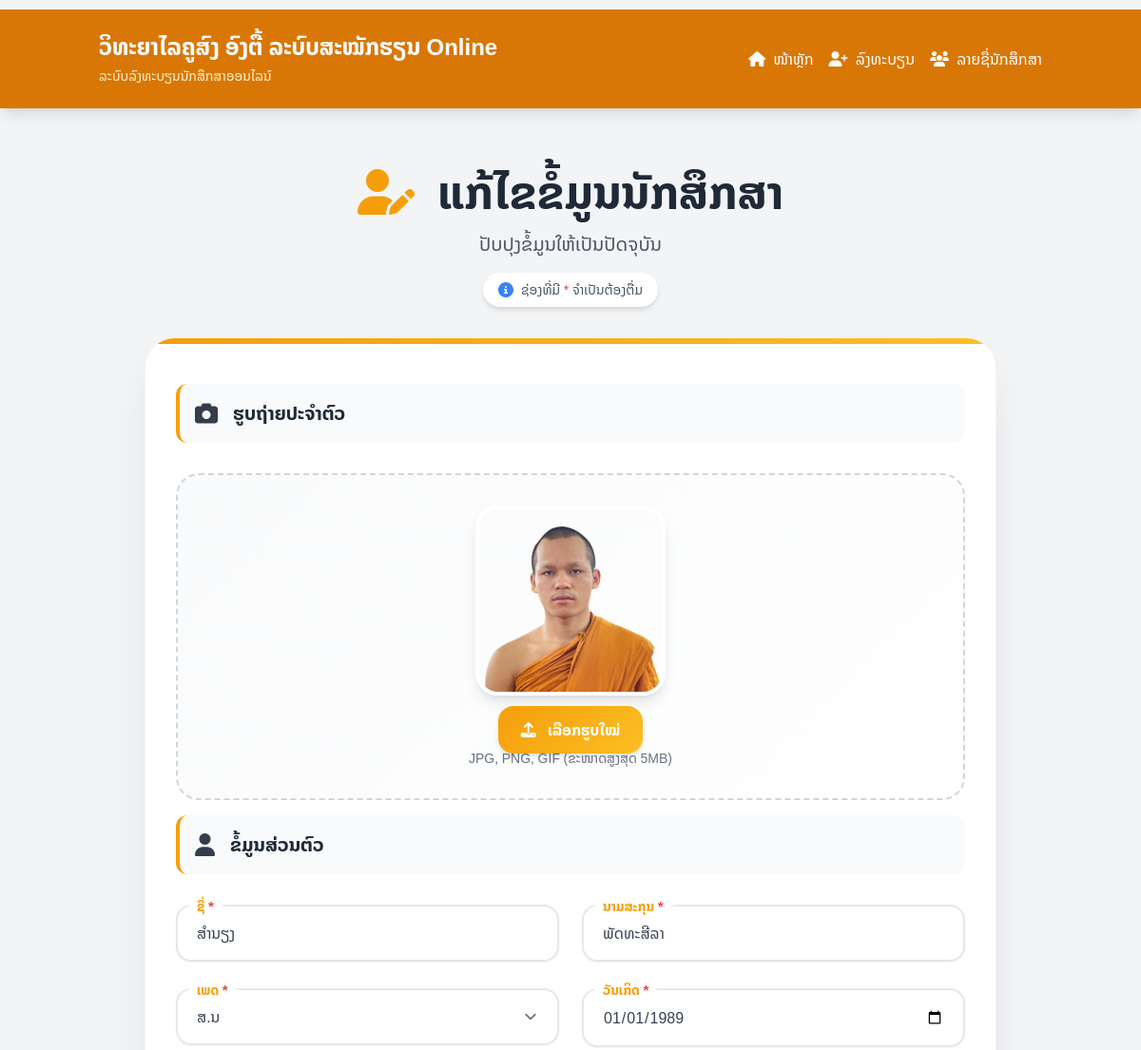
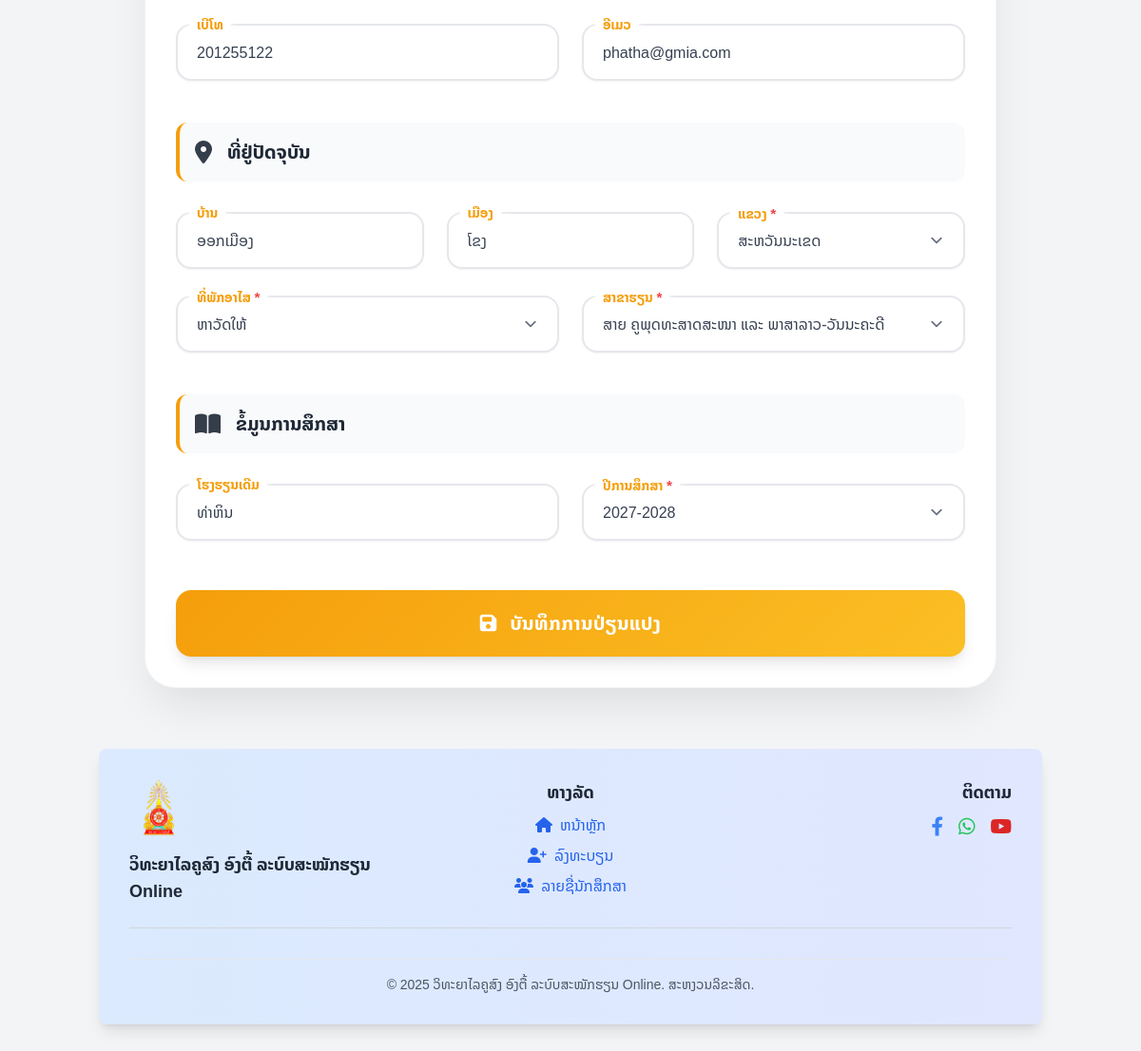
The page /index.php?page=student-edit&id=43 on the database its author committed (2 pictures, top to bottom).
### tables this page shows
CREATE TABLE `students` (
  `id` int(11) NOT NULL,
  `first_name` varchar(100) NOT NULL,
  `last_name` varchar(100) NOT NULL,
  `gender` enum('ພຣະ','ສ.ນ','ຊາຍ','ຍິງ','ອຶ່ນໆ') NOT NULL,
  `dob` date NOT NULL,
  `email` varchar(100) DEFAULT NULL,
  `phone` varchar(20) DEFAULT NULL,
  `village` varchar(100) DEFAULT NULL,
  `district` varchar(100) DEFAULT NULL,
  `province` varchar(100) DEFAULT NULL,
  `accommodation_type` enum('ຫາວັດໃຫ້','ມີວັດຢູ່ແລ້ວ') DEFAULT 'ມີວັດຢູ່ແລ້ວ',
  `photo` varchar(255) DEFAULT NULL,
  `registered_at` datetime DEFAULT current_timestamp(),
  `created_at` timestamp NOT NULL DEFAULT current_timestamp(),
  `major_id` int(11) DEFAULT NULL,
  `academic_year_id` int(11) DEFAULT NULL,
  `previous_school` varchar(255) DEFAULT NULL
);

CREATE TABLE `majors` (
  `id` int(11) NOT NULL,
  `name` varchar(100) NOT NULL,
  `code` varchar(10) DEFAULT NULL,
  `description` text DEFAULT NULL
);

CREATE TABLE `academic_years` (
  `id` int(11) NOT NULL,
  `year` varchar(9) NOT NULL
);

### src/classes/Student.php (called while the page is built, shortened)
<?php
class Student {
    private $conn;
    public function __construct($db) {
        $this->conn = $db;
    }
    public function readOne($id) {
        try {
            $query = "SELECT * FROM students WHERE id = :id LIMIT 0,1";
            $stmt = $this->conn->prepare($query);
            $stmt->bindParam(':id', $id, PDO::PARAM_INT);
            $stmt->execute();
            $row = $stmt->fetch(PDO::FETCH_ASSOC);
            if ($row) {
                return $row;
            }
            return false;
        } catch (PDOException $e) {
            error_log("Database error in Student::readOne(): " . $e->getMessage());
            return false;
        }
    }
    public function getAllAcademicYears() {
        $query = "SELECT id, year FROM academic_years ORDER BY year DESC";
        $stmt = $this->conn->prepare($query);
        $stmt->execute();
        return $stmt->fetchAll(PDO::FETCH_ASSOC);
    }
}
?>

### src/classes/Major.php (called while the page is built, shortened)
<?php
class Major {
    private $conn;
    private $table_name = "majors";
    public function __construct($db) {
        $this->conn = $db;
    }
    public function readAll() {
        try {
            $query = "SELECT id, name, description FROM " . $this->table_name . " ORDER BY name";
            $stmt = $this->conn->prepare($query);
            $stmt->execute();
            return $stmt->fetchAll(PDO::FETCH_ASSOC);
        } catch (PDOException $e) {
            error_log("Database error in Major::readAll(): " . $e->getMessage());
            return [];
        }
    }
}
?>

### src/classes/AcademicYear.php (called while the page is built, shortened)
<?php
class AcademicYear {
    private $conn;
    private $table_name = "academic_years";
    public function __construct($db) {
        $this->conn = $db;
    }
    public function readAll() {
        try {
            $query = "SELECT * FROM " . $this->table_name . " ORDER BY year DESC";
            $stmt = $this->conn->prepare($query);
            $stmt->execute();
            return $stmt->fetchAll();
        } catch (PDOException $e) {
            error_log("Database error in AcademicYear::readAll(): " . $e->getMessage());
            return [];
        }
    }
}
?>

### templates/student-edit.php (the view, shortened to what this page needs)
<?php
require_once BASE_PATH . '/src/classes/Student.php';
require_once BASE_PATH . '/src/classes/Major.php';
require_once BASE_PATH . '/src/classes/AcademicYear.php';
$student_id = (int)$_GET['id'];
$student = new Student($db);
$studentData = $student->readOne($student_id);
$majorObj = new Major($db);
$majors = $majorObj->readAll();
$yearObj = new AcademicYear($db);
$academicYears = $yearObj->readAll();
?>
<body class="bg-gradient-to-br from-amber-50 via-orange-50 to-yellow-50 min-h-screen">
    <div class="container mx-auto px-4 py-8">
        <div class="max-w-4xl mx-auto">
            <div class="text-center mb-8">
                <h1 class="text-4xl md:text-5xl font-bold text-gray-800 mb-4">
                    <i class="fas fa-user-edit text-amber-500 mr-3"></i>
                    ແກ້ໄຂຂໍ້ມູນນັກສຶກສາ
                </h1>
                <p class="text-gray-600 text-lg md:text-xl">ປັບປຸງຂໍ້ມູນໃຫ້ເປັນປັດຈຸບັນ</p>
                <div class="mt-4 inline-flex items-center px-4 py-2 bg-white rounded-full shadow-md">
                    <i class="fas fa-info-circle text-blue-500 mr-2"></i>
                    <span class="text-sm text-gray-600">ຊ່ອງທີ່ມີ <span class="text-red-500">*</span> ຈຳເປັນຕ້ອງຕື່ມ</span>
                </div>
            </div>
            <div class="form-card">
                <div class="p-6 md:p-8">
                    <form action="<?= BASE_URL ?>index.php?page=student-edit&action=update" method="POST" enctype="multipart/form-data" id="editForm">
                        <div class="form-section">
                            <div class="section-header">
                                <i class="fas fa-camera"></i>
                                ຮູບຖ່າຍປະຈຳຕົວ
                            </div>
                            <div class="photo-upload-area">
                                <?php if (!empty($studentData['photo']) && file_exists(BASE_PATH . "/public/uploads/photos/" . $studentData['photo'])): ?>
                                    <img src="<?= BASE_URL ?>public/uploads/photos/<?= htmlspecialchars($studentData['photo']) ?>"
                                         alt="ຮູບນັກສຶກສາ"
                                         id="photo-preview"
                                         class="current-photo">
                                <?php endif; ?>
                                <div class="text-center">
                                    <label class="file-upload-btn">
                                        <i class="fas fa-upload mr-2"></i>
                                        ເລືອກຮູບໃໝ່
                                    </label>
                                    <p class="text-sm text-gray-500 mt-2">JPG, PNG, GIF (ຂະໜາດສູງສຸດ 5MB)</p>
                                </div>
                            </div>
                        </div>
                        <div class="form-section">
                            <div class="section-header">
                                <i class="fas fa-user"></i>
                                ຂໍ້ມູນສ່ວນຕົວ
                            </div>
                            <div class="grid grid-cols-1 md:grid-cols-2 gap-6">
                                <div class="input-group">
                                    <input type="text" name="first_name" id="first_name" required
                                           value="<?= htmlspecialchars($studentData['first_name']) ?>" placeholder=" ">
                                    <label for="first_name">ຊື່ <span class="required-asterisk">*</span></label>
                                </div>
                                <div class="input-group">
                                    <input type="text" name="last_name" id="last_name" required
                                           value="<?= htmlspecialchars($studentData['last_name']) ?>" placeholder=" ">
                                    <label for="last_name">ນາມສະກຸນ <span class="required-asterisk">*</span></label>
                                </div>
                            </div>
                            <div class="grid grid-cols-1 md:grid-cols-2 gap-6">
                                <div class="input-group">
                                    <select name="gender" id="gender" required>
                                        <option value="ສ.ນ" <?= $studentData['gender'] === 'ສ.ນ' ? 'selected' : '' ?>>ສ.ນ</option>
                                    </select>
                                    <label for="gender">ເພດ <span class="required-asterisk">*</span></label>
                                </div>
                                <div class="input-group">
                                    <input type="date" name="dob" id="dob" required
                                           value="<?= htmlspecialchars($studentData['dob']) ?>">
                                    <label for="dob">ວັນເກິດ <span class="required-asterisk">*</span></label>
                                </div>
                            </div>
                            <div class="grid grid-cols-1 md:grid-cols-2 gap-6">
                                <div class="input-group">
                                    <input type="tel" name="phone" id="phone"
                                           value="<?= htmlspecialchars($studentData['phone'] ?? '') ?>" placeholder=" ">
                                    <label for="phone">ເບີໂທ</label>
                                </div>
                                <div class="input-group">
                                    <input type="email" name="email" id="email"
                                           value="<?= htmlspecialchars($studentData['email'] ?? '') ?>" placeholder=" ">
                                    <label for="email">ອີເມວ</label>
                                </div>
                            </div>
                        </div>
                        <div class="form-section">
                            <div class="section-header">
                                <i class="fas fa-map-marker-alt"></i>
                                ທີ່ຢູ່ປັດຈຸບັນ
                            </div>
                            <div class="grid grid-cols-1 md:grid-cols-3 gap-6">
                                <div class="input-group">
                                    <input type="text" name="village" id="village"
                                           value="<?= htmlspecialchars($studentData['village'] ?? '') ?>" placeholder=" ">
                                    <label for="village">ບ້ານ</label>
                                </div>
                                <div class="input-group">
                                    <input type="text" name="district" id="district"
                                           value="<?= htmlspecialchars($studentData['district'] ?? '') ?>" placeholder=" ">
                                    <label for="district">ເມືອງ</label>
                                </div>
                                <div class="input-group">
                                    <select name="province" id="province" required>
                                        <option value="ສະຫວັນນະເຂດ" <?= ($studentData['province'] ?? '') === 'ສະຫວັນນະເຂດ' ? 'selected' : '' ?>>ສະຫວັນນະເຂດ</option>
                                    </select>
                                    <label for="province">ແຂວງ <span class="required-asterisk">*</span></label>
                                </div>
                            </div>
                            <div class="grid grid-cols-1 md:grid-cols-2 gap-6">
                                <div class="input-group">
                                    <select name="accommodation_type" id="accommodation_type" required>
                                        <option value="ຫາວັດໃຫ້" <?= $studentData['accommodation_type'] === 'ຫາວັດໃຫ້' ? 'selected' : '' ?>>ຫາວັດໃຫ້</option>
                                    </select>
                                    <label for="accommodation_type">ທີ່ພັກອາໄສ <span class="required-asterisk">*</span></label>
                                </div>
                                <div class="input-group">
                                    <select name="major_id" id="major_id" required>
                                        <?php foreach ($majors as $major): ?>
                                            <option value="<?= $major['id'] ?>" <?= $studentData['major_id'] == $major['id'] ? 'selected' : '' ?>>
                                                <?= htmlspecialchars($major['name']) ?>
                                            </option>
                                        <?php endforeach; ?>
                                    </select>
                                    <label for="major_id">ສາຂາຮຽນ <span class="required-asterisk">*</span></label>
                                </div>
                            </div>
                        </div>
                        <div class="form-section">
                            <div class="section-header">
                                <i class="fas fa-book-open"></i>
                                ຂໍ້ມູນການສຶກສາ
                            </div>
                            <div class="grid grid-cols-1 md:grid-cols-2 gap-6">
                                <div class="input-group">
                                    <input type="text" name="previous_school" id="previous_school"
                                        value="<?= htmlspecialchars($studentData['previous_school'] ?? '') ?>"
                                        placeholder=" ">
                                    <label for="previous_school">ໂຮງຮຽນເດີມ</label>
                                </div>
                                <div class="input-group">
                                    <select name="academic_year_id" id="academic_year_id" required>
                                        <?php foreach ($academicYears as $year): ?>
                                            <option value="<?= $year['id'] ?>" <?= $studentData['academic_year_id'] == $year['id'] ? 'selected' : '' ?>>
                                                <?= htmlspecialchars($year['year']) ?>
                                            </option>
                                        <?php endforeach; ?>
                                    </select>
                                    <label for="academic_year_id">ປີການສຶກສາ <span class="required-asterisk">*</span></label>
                                </div>
                            </div>
                        </div>
                        <div class="flex justify-end mt-6">
                            <button type="submit" name="update" class="submit-btn">
                                <i class="fas fa-save mr-2"></i>
                                ບັນທຶກການປ່ຽນແປງ
                            </button>
                        </div>
                    </form>
                </div>
            </div>
        </div>
    </div>
</body>

### public/assets/css/student-detail.css (style rules this page uses)
:root { --primary-color: #f59e0b; --primary-light: #fbbf24; --primary-dark: #d97706; --secondary-color: #6366f1; --success-color: #10b981; --error-color: #ef4444; --warning-color: #f59e0b; --gray-50: #f9fafb; --gray-100: #f3f4f6; --gray-200: #e5e7eb; --gray-300: #d1d5db; --gray-400: #9ca3af; --gray-500: #6b7280; --gray-600: #4b5563; --gray-700: #374151; --gray-800: #1f2937; --gray-900: #111827; --shadow-sm: 0 1px 2px 0 rgba(0, 0, 0, 0.05); --shadow-md: 0 4px 6px -1px rgba(0, 0, 0, 0.1), 0 2px 4px -1px rgba(0, 0, 0, 0.06); --shadow-lg: 0 10px 15px -3px rgba(0, 0, 0, 0.1), 0 4px 6px -2px rgba(0, 0, 0, 0.05); --shadow-xl: 0 20px 25px -5px rgba(0, 0, 0, 0.1), 0 10px 10px -5px rgba(0, 0, 0, 0.04); }
.section-header { display: flex; align-items: center; margin-bottom: 2rem; margin-top: 1rem; padding: 1rem; background: var(--gray-50); border-radius: 0.75rem; border-left: 4px solid var(--primary-color); color: var(--gray-800); font-weight: 700; font-size: 1.25rem; position: relative; overflow: hidden; }
.section-header i { margin-right: 1rem; font-size: 1.5rem; opacity: 0.9; }

### templates/components/header.php (style rules this page uses)
* { font-family: 'Noto Sans Lao', sans-serif; }

### rows shown on the page
students: photo (picture), first_name "ສຳນຽງ", last_name "ພັດທະສີລາ", gender "ສ.ນ", dob "01/01/1989", phone "201255122", email "phatha@gmia.com", village "ອອກເມືອງ", district "ໂຂງ", province "ສະຫວັນນະເຂດ", accommodation_type "ຫາວັດໃຫ້", major_id "ສາຍ ຄູພຸດທະສາດສະໜາ ແລະ ພາສາລາວ-ວັນນະຄະດີ", previous_school "ທ່າຫິນ", academic_year_id "2027-2028"

### other values the page prints
SITE_NAME "ວິທະຍາໄລຄູສົງ ອົງຕື້ ລະບົບສະໝັກຮຽນ Online"
